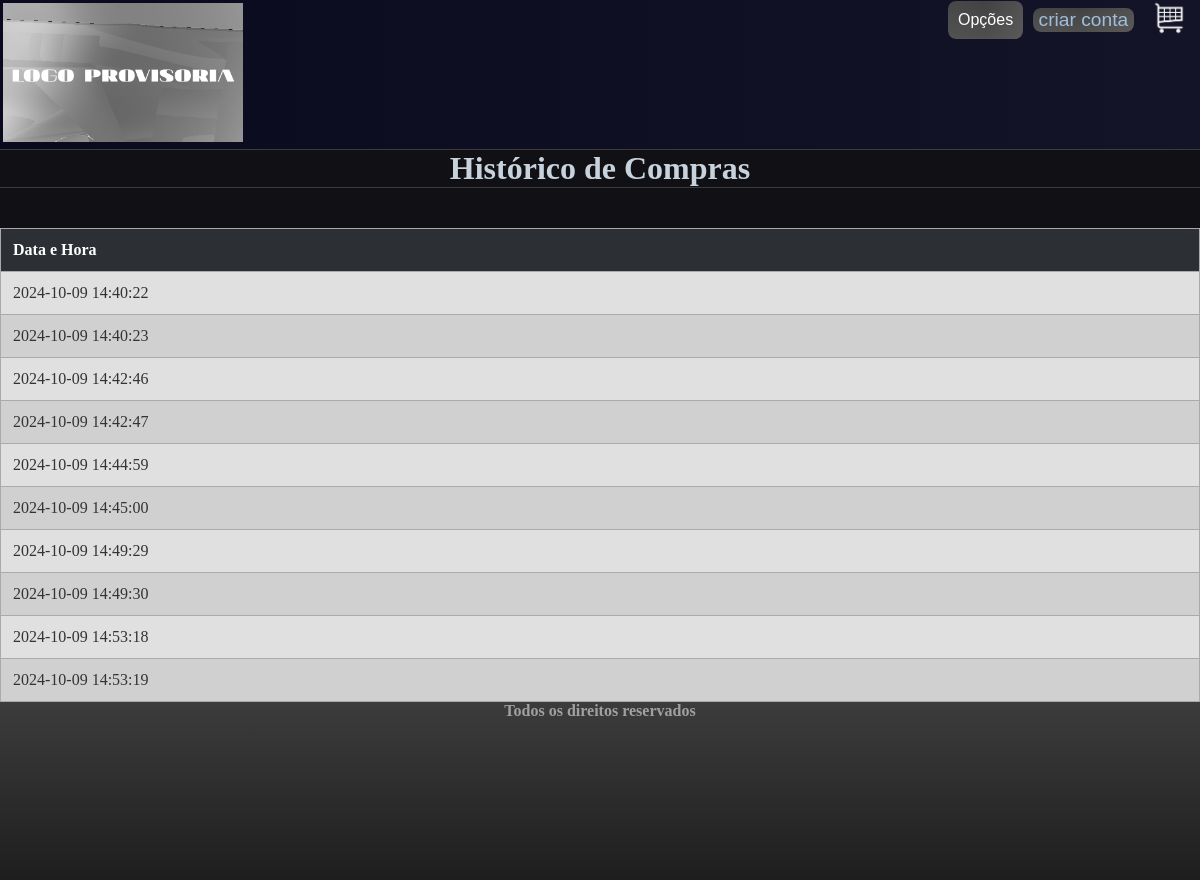
The page /historico.php (signed in) on the database as committed earlier.
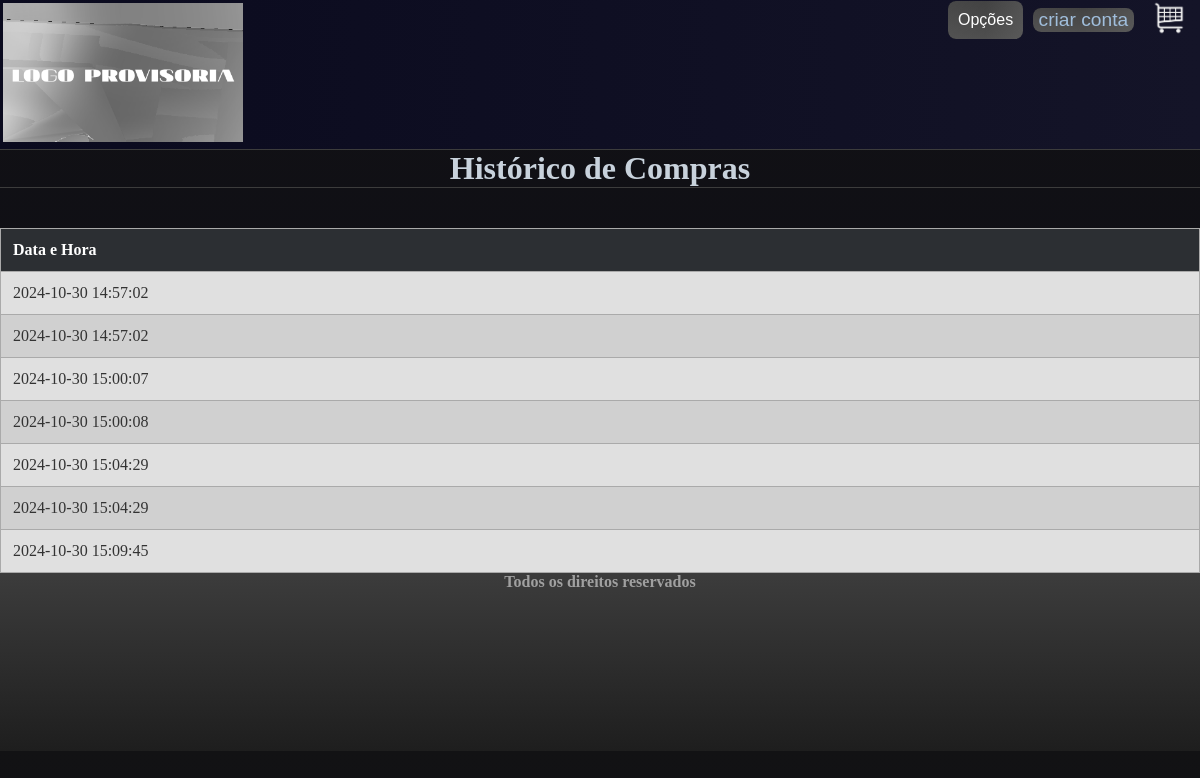
The same page on the database as committed later.
### tables this page shows
CREATE TABLE `historico` (
  `id_historico` int(11) NOT NULL,
  `data_hora` timestamp NOT NULL DEFAULT current_timestamp(),
  `fk_id_carrinho` int(11) DEFAULT NULL
);

### historico.php (the view, shortened to what this page needs)
<?php
include_once('config.php');
$cpf = isset($_SESSION['cpf']) ? $_SESSION['cpf'] : '';
$sql = "SELECT h.data_hora
        FROM historico h
        JOIN carrinho c ON h.fk_id_carrinho = c.id_carrinho
        WHERE c.fk_cpf = ?";
$stmt = $conexao->prepare($sql);
$stmt->bind_param("s", $cpf);
$stmt->execute();
$result = $stmt->get_result();
?>
<!doctype html>
<html lang="pt-br">
<head>
    <link rel="stylesheet" href="css/style.css">
</head>
<body>
<header>
    <div class="menu">
        <div>
            <a href="index.php">
                <li><img src="img/logo.png" class="imglogo" id="img1"></li>
            </a>
        </div>
        <div class="login">
            <?php
            if (empty($_SESSION['cpf'])) {
                echo "<button><a href='login.php'>login</a></button>";
            } else {
                echo "
                <div class='dropdown' style='display: inline-block;'>
                    <button class='dropbtn'>Opções</button>
                    <div class='dropdown-content'>
                        <a href='historico.php'>Ver Histórico</a>
                        <a href='sair.php' class='btn btn-danger'>Sair</a>
                    </div>
                </div>";
            }
            ?>
            <button><a href="criar_conta.php">criar conta</a></button>
            <div class="carrinho">
                <a href="carrinho.php">
                    <img src="img/carrinho.png" alt="Carrinho" id="img2">
                </a>
            </div>
        </div>
    </div>
</header>
<main>
    <h1>Histórico de Compras</h1>
    <table>
        <tr>
            <th>Data e Hora</th>
        </tr>
        <?php if ($result->num_rows > 0): ?>
            <?php while($row = $result->fetch_assoc()): ?>
            <tr>
                <td><?php echo htmlspecialchars($row['data_hora']); ?></td>
            </tr>
            <?php endwhile; ?>
        <?php else: ?>
            <tr>
                <td>Nenhum registro encontrado no seu histórico de compras.</td>
            </tr>
        <?php endif; ?>
    </table>
</main>
<footer>
    <h2>Todos os direitos reservados</h2>
</footer>
</body>
</html>

### css/style.css (style rules this page uses)
body, * { margin: 0; }
body { background-image: linear-gradient(to top, rgb(11, 10, 24), rgb(18, 18, 20)); color: rgb(180, 190, 200); }
h1, h2, h4, h6 { text-align: center; color: rgb(200, 210, 220); }
h1 { border-top: 1px solid rgb(60, 60, 60); border-bottom: 1px solid rgb(60, 60, 60); margin-bottom: 5vh; }
h2 { margin-bottom: 20vh; font-size: medium; color: rgb(160, 160, 160); }
button { white-space: nowrap; cursor: pointer; font-size: larger; border: none; color: rgb(210, 210, 210); background: linear-gradient(rgba(80, 80, 80, 0.7), rgba(90, 90, 90, 0.8)) padding-box, linear-gradient(to right, #333333, #222222, #555555) border-box; border-radius: 8px; }
.login { margin-right: 1vw; width: 240px; height: 5vh; display: flex; justify-content: space-between; align-items: center; color: rgb(190, 190, 190); }
#img1 { margin: 3px; max-width: 20vw; max-height: 20vh; }
#img2 { max-width: 3vw; max-height: 5vh; padding-left: 0.7vw; }
.menu { display: flex; justify-content: space-between; background-image: linear-gradient(to left, rgb(20, 20, 40), rgb(10, 10, 30)); }
li { list-style: none; flex-grow: 1; }
a { color: rgb(160, 190, 220); text-decoration: none; text-align: center; }
footer { display: flex; flex-wrap: nowrap; justify-content: space-around; background-image: linear-gradient(to top, rgb(30, 30, 30), rgb(60, 60, 60)); }
::placeholder { color: rgb(180, 180, 180); }

### historico.php (style rules this page uses)
table { width: 100%; border-collapse: collapse; margin-top: 20px; }
th, td { border: 1px solid #aaa; padding: 12px; text-align: left; }
th { background-color: #2c2f33; color: #ffffff; }
tr:nth-child(even) { background-color: #e0e0e0; color: #333333; }
tr:nth-child(odd) { background-color: #d0d0d0; color: #333333; }
td { font-size: 16px; }
.dropdown { position: relative; display: inline-block; }
.dropbtn { background-color: #4CAF50; color: white; padding: 10px; font-size: 16px; border: none; cursor: pointer; }

Rows that differ between the two databases and show on the page:
no longer on this page (row edited): historico: data_hora "2024-10-09 14:49:29"
no longer on this page (row edited): historico: data_hora "2024-10-09 14:49:30"
no longer on this page (row edited): historico: data_hora "2024-10-09 14:53:19"
changed historico (number 1 of 7 on the later page): data_hora "2024-10-09 14:40:22" → "2024-10-30 14:57:02"
changed historico (number 2 of 7 on the later page): data_hora "2024-10-09 14:40:23" → "2024-10-30 14:57:02"
changed historico (number 3 of 7 on the later page): data_hora "2024-10-09 14:42:46" → "2024-10-30 15:00:07"
changed historico (number 4 of 7 on the later page): data_hora "2024-10-09 14:42:47" → "2024-10-30 15:00:08"
changed historico (number 5 of 7 on the later page): data_hora "2024-10-09 14:44:59" → "2024-10-30 15:04:29"
changed historico (number 6 of 7 on the later page): data_hora "2024-10-09 14:45:00" → "2024-10-30 15:04:29"
changed historico (number 7 of 7 on the later page): data_hora "2024-10-09 14:53:18" → "2024-10-30 15:09:45"
